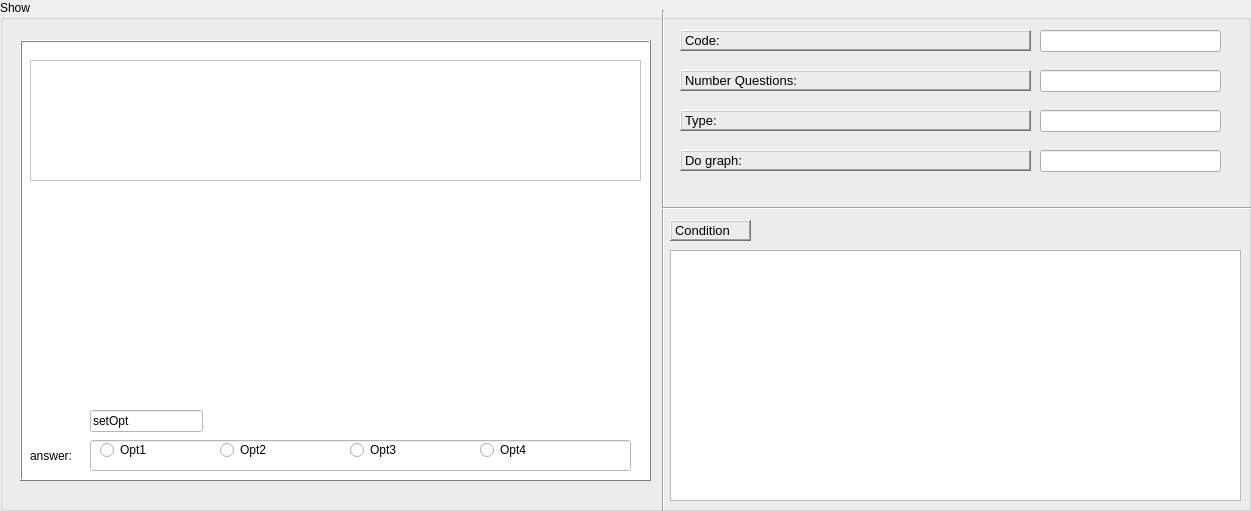
  <widget class="QGroupBox" name="groupBox_2">
   <property name="geometry">
    <rect>
     <x>10</x>
     <y>10</y>
     <width>1251</width>
     <height>511</height>
    </rect>
   </property>
   <property name="title">
    <string>Show</string>
   </property>
   <widget class="QFrame" name="frame">
    <property name="geometry">
     <rect>
      <x>20</x>
      <y>40</y>
      <width>631</width>
      <height>441</height>
     </rect>
    </property>
    <property name="palette">
     <palette>
      <active>
       <colorrole role="WindowText">
        <brush brushstyle="SolidPattern">
         <color alpha="255">
          <red>0</red>
          <green>0</green>
          <blue>0</blue>
         </color>
        </brush>
       </colorrole>
       <colorrole role="Button">
        <brush brushstyle="SolidPattern">
         <color alpha="255">
          <red>255</red>
          <green>255</green>
          <blue>255</blue>
         </color>
        </brush>
       </colorrole>
       <colorrole role="Light">
        <brush brushstyle="SolidPattern">
         <color alpha="255">
          <red>255</red>
          <green>255</green>
          <blue>255</blue>
         </color>
        </brush>
       </colorrole>
       <colorrole role="Midlight">
        <brush brushstyle="SolidPattern">
         <color alpha="255">
          <red>255</red>
          <green>255</green>
          <blue>255</blue>
         </color>
        </brush>
       </colorrole>
       <colorrole role="Dark">
        <brush brushstyle="SolidPattern">
         <color alpha="255">
          <red>127</red>
          <green>127</green>
          <blue>127</blue>
         </color>
        </brush>
       </colorrole>
       <colorrole role="Mid">
        <brush brushstyle="SolidPattern">
         <color alpha="255">
          <red>170</red>
          <green>170</green>
          <blue>170</blue>
         </color>
        </brush>
       </colorrole>
       <colorrole role="Text">
        <brush brushstyle="SolidPattern">
         <color alpha="255">
          <red>0</red>
          <green>0</green>
          <blue>0</blue>
         </color>
        </brush>
       </colorrole>
       <colorrole role="BrightText">
        <brush brushstyle="SolidPattern">
         <color alpha="255">
          <red>255</red>
          <green>255</green>
          <blue>255</blue>
         </color>
        </brush>
       </colorrole>
       <colorrole role="ButtonText">
        <brush brushstyle="SolidPattern">
         <color alpha="255">
          <red>0</red>
          <green>0</green>
          <blue>0</blue>
         </color>
        </brush>
       </colorrole>
       <colorrole role="Base">
        <brush brushstyle="SolidPattern">
         <color alpha="255">
          <red>255</red>
          <green>255</green>
          <blue>255</blue>
         </color>
        </brush>
       </colorrole>
       <colorrole role="Window">
        <brush brushstyle="SolidPattern">
         <color alpha="255">
          <red>255</red>
          <green>255</green>
          <blue>255</blue>
         </color>
        </brush>
       </colorrole>
       <colorrole role="Shadow">
        <brush brushstyle="SolidPattern">
         <color alpha="255">
          <red>0</red>
          <green>0</green>
          <blue>0</blue>
         </color>
        </brush>
       </colorrole>
       <colorrole role="AlternateBase">
        <brush brushstyle="SolidPattern">
         <color alpha="255">
          <red>255</red>
          <green>255</green>
          <blue>255</blue>
         </color>
        </brush>
       </colorrole>
       <colorrole role="ToolTipBase">
        <brush brushstyle="SolidPattern">
         <color alpha="255">
          <red>255</red>
          <green>255</green>
          <blue>220</blue>
         </color>
        </brush>
       </colorrole>
       <colorrole role="ToolTipText">
        <brush brushstyle="SolidPattern">
         <color alpha="255">
          <red>0</red>
          <green>0</green>
          <blue>0</blue>
         </color>
        </brush>
       </colorrole>
       <colorrole role="PlaceholderText">
        <brush brushstyle="SolidPattern">
         <color alpha="128">
          <red>0</red>
          <green>0</green>
          <blue>0</blue>
         </color>
        </brush>
       </colorrole>
      </active>
      <inactive>
       <colorrole role="WindowText">
        <brush brushstyle="SolidPattern">
         <color alpha="255">
          <red>0</red>
          <green>0</green>
          <blue>0</blue>
         </color>
        </brush>
       </colorrole>
       <colorrole role="Button">
        <brush brushstyle="SolidPattern">
         <color alpha="255">
          <red>255</red>
          <green>255</green>
          <blue>255</blue>
         </color>
        </brush>
       </colorrole>
       <colorrole role="Light">
        <brush brushstyle="SolidPattern">
         <color alpha="255">
          <red>255</red>
          <green>255</green>
          <blue>255</blue>
         </color>
        </brush>
       </colorrole>
       <colorrole role="Midlight">
        <brush brushstyle="SolidPattern">
         <color alpha="255">
          <red>255</red>
          <green>255</green>
          <blue>255</blue>
         </color>
        </brush>
       </colorrole>
       <colorrole role="Dark">
        <brush brushstyle="SolidPattern">
         <color alpha="255">
          <red>127</red>
          <green>127</green>
          <blue>127</blue>
         </color>
        </brush>
       </colorrole>
       <colorrole role="Mid">
        <brush brushstyle="SolidPattern">
         <color alpha="255">
          <red>170</red>
          <green>170</green>
          <blue>170</blue>
         </color>
        </brush>
       </colorrole>
       <colorrole role="Text">
        <brush brushstyle="SolidPattern">
         <color alpha="255">
          <red>0</red>
          <green>0</green>
          <blue>0</blue>
         </color>
        </brush>
       </colorrole>
       <colorrole role="BrightText">
        <brush brushstyle="SolidPattern">
         <color alpha="255">
          <red>255</red>
          <green>255</green>
          <blue>255</blue>
         </color>
        </brush>
       </colorrole>
       <colorrole role="ButtonText">
        <brush brushstyle="SolidPattern">
         <color alpha="255">
          <red>0</red>
          <green>0</green>
          <blue>0</blue>
         </color>
        </brush>
       </colorrole>
       <colorrole role="Base">
        <brush brushstyle="SolidPattern">
         <color alpha="255">
          <red>255</red>
          <green>255</green>
          <blue>255</blue>
         </color>
        </brush>
       </colorrole>
       <colorrole role="Window">
        <brush brushstyle="SolidPattern">
         <color alpha="255">
          <red>255</red>
          <green>255</green>
          <blue>255</blue>
         </color>
        </brush>
       </colorrole>
       <colorrole role="Shadow">
        <brush brushstyle="SolidPattern">
         <color alpha="255">
          <red>0</red>
          <green>0</green>
          <blue>0</blue>
         </color>
        </brush>
       </colorrole>
       <colorrole role="AlternateBase">
        <brush brushstyle="SolidPattern">
         <color alpha="255">
          <red>255</red>
          <green>255</green>
          <blue>255</blue>
         </color>
        </brush>
       </colorrole>
       <colorrole role="ToolTipBase">
        <brush brushstyle="SolidPattern">
         <color alpha="255">
          <red>255</red>
          <green>255</green>
          <blue>220</blue>
         </color>
        </brush>
       </colorrole>
       <colorrole role="ToolTipText">
        <brush brushstyle="SolidPattern">
         <color alpha="255">
          <red>0</red>
          <green>0</green>
          <blue>0</blue>
         </color>
        </brush>
       </colorrole>
       <colorrole role="PlaceholderText">
        <brush brushstyle="SolidPattern">
         <color alpha="128">
          <red>0</red>
          <green>0</green>
          <blue>0</blue>
         </color>
        </brush>
       </colorrole>
      </inactive>
      <disabled>
       <colorrole role="WindowText">
        <brush brushstyle="SolidPattern">
         <color alpha="255">
          <red>127</red>
          <green>127</green>
          <blue>127</blue>
         </color>
        </brush>
       </colorrole>
       <colorrole role="Button">
        <brush brushstyle="SolidPattern">
         <color alpha="255">
          <red>255</red>
          <green>255</green>
          <blue>255</blue>
         </color>
        </brush>
       </colorrole>
       <colorrole role="Light">
        <brush brushstyle="SolidPattern">
         <color alpha="255">
          <red>255</red>
          <green>255</green>
          <blue>255</blue>
         </color>
        </brush>
       </colorrole>
       <colorrole role="Midlight">
        <brush brushstyle="SolidPattern">
         <color alpha="255">
          <red>255</red>
          <green>255</green>
          <blue>255</blue>
         </color>
        </brush>
       </colorrole>
       <colorrole role="Dark">
        <brush brushstyle="SolidPattern">
         <color alpha="255">
          <red>127</red>
          <green>127</green>
          <blue>127</blue>
         </color>
        </brush>
       </colorrole>
       <colorrole role="Mid">
        <brush brushstyle="SolidPattern">
         <color alpha="255">
          <red>170</red>
          <green>170</green>
          <blue>170</blue>
         </color>
        </brush>
       </colorrole>
       <colorrole role="Text">
        <brush brushstyle="SolidPattern">
         <color alpha="255">
          <red>127</red>
          <green>127</green>
          <blue>127</blue>
         </color>
        </brush>
       </colorrole>
       <colorrole role="BrightText">
        <brush brushstyle="SolidPattern">
         <color alpha="255">
          <red>255</red>
          <green>255</green>
          <blue>255</blue>
         </color>
        </brush>
       </colorrole>
       <colorrole role="ButtonText">
        <brush brushstyle="SolidPattern">
         <color alpha="255">
          <red>127</red>
          <green>127</green>
          <blue>127</blue>
         </color>
        </brush>
       </colorrole>
       <colorrole role="Base">
        <brush brushstyle="SolidPattern">
         <color alpha="255">
          <red>255</red>
          <green>255</green>
          <blue>255</blue>
         </color>
        </brush>
       </colorrole>
       <colorrole role="Window">
        <brush brushstyle="SolidPattern">
         <color alpha="255">
          <red>255</red>
          <green>255</green>
          <blue>255</blue>
         </color>
        </brush>
       </colorrole>
       <colorrole role="Shadow">
        <brush brushstyle="SolidPattern">
         <color alpha="255">
          <red>0</red>
          <green>0</green>
          <blue>0</blue>
         </color>
        </brush>
       </colorrole>
       <colorrole role="AlternateBase">
        <brush brushstyle="SolidPattern">
         <color alpha="255">
          <red>255</red>
          <green>255</green>
          <blue>255</blue>
         </color>
        </brush>
       </colorrole>
       <colorrole role="ToolTipBase">
        <brush brushstyle="SolidPattern">
         <color alpha="255">
          <red>255</red>
          <green>255</green>
          <blue>220</blue>
         </color>
        </brush>
       </colorrole>
       <colorrole role="ToolTipText">
        <brush brushstyle="SolidPattern">
         <color alpha="255">
          <red>0</red>
          <green>0</green>
          <blue>0</blue>
         </color>
        </brush>
       </colorrole>
       <colorrole role="PlaceholderText">
        <brush brushstyle="SolidPattern">
         <color alpha="128">
          <red>0</red>
          <green>0</green>
          <blue>0</blue>
         </color>
        </brush>
       </colorrole>
      </disabled>
     </palette>
    </property>
    <property name="autoFillBackground">
     <bool>true</bool>
    </property>
    <property name="frameShape">
     <enum>QFrame::Box</enum>
    </property>
    <property name="frameShadow">
     <enum>QFrame::Raised</enum>
    </property>
    <widget class="QPlainTextEdit" name="plainTextEdit_3">
     <property name="geometry">
      <rect>
       <x>10</x>
       <y>20</y>
       <width>611</width>
       <height>121</height>
      </rect>
     </property>
     <property name="font">
      <font>
       <pointsize>10</pointsize>
       <weight>50</weight>
       <bold>false</bold>
      </font>
     </property>
    </widget>
    <widget class="QLabel" name="label_6">
     <property name="geometry">
      <rect>
       <x>10</x>
       <y>405</y>
       <width>51</width>
       <height>21</height>
      </rect>
     </property>
     <property name="font">
      <font>
       <pointsize>9</pointsize>
      </font>
     </property>
     <property name="text">
      <string>answer:</string>
     </property>
    </widget>
    <widget class="QLineEdit" name="lineEdit_8">
     <property name="geometry">
      <rect>
       <x>70</x>
       <y>400</y>
       <width>541</width>
       <height>31</height>
      </rect>
     </property>
    </widget>
    <widget class="QRadioButton" name="radioButton">
     <property name="geometry">
      <rect>
       <x>80</x>
       <y>400</y>
       <width>95</width>
       <height>20</height>
      </rect>
     </property>
     <property name="text">
      <string>Opt1</string>
     </property>
    </widget>
    <widget class="QRadioButton" name="radioButton_2">
     <property name="geometry">
      <rect>
       <x>200</x>
       <y>400</y>
       <width>95</width>
       <height>20</height>
      </rect>
     </property>
     <property name="text">
      <string>Opt2</string>
     </property>
    </widget>
    <widget class="QRadioButton" name="radioButton_3">
     <property name="geometry">
      <rect>
       <x>330</x>
       <y>400</y>
       <width>95</width>
       <height>20</height>
      </rect>
     </property>
     <property name="text">
      <string>Opt3</string>
     </property>
    </widget>
    <widget class="QRadioButton" name="radioButton_4">
     <property name="geometry">
      <rect>
       <x>460</x>
       <y>400</y>
       <width>95</width>
       <height>20</height>
      </rect>
     </property>
     <property name="text">
      <string>Opt4</string>
     </property>
    </widget>
    <widget class="QLineEdit" name="lineEdit_9">
     <property name="geometry">
      <rect>
       <x>70</x>
       <y>370</y>
       <width>113</width>
       <height>22</height>
      </rect>
     </property>
     <property name="text">
      <string>setOpt</string>
     </property>
    </widget>
    <widget class="QLabel" name="IMAGE">
     <property name="geometry">
      <rect>
       <x>40</x>
       <y>180</y>
       <width>151</width>
       <height>151</height>
      </rect>
     </property>
     <property name="text">
      <string/>
     </property>
    </widget>
   </widget>
   <widget class="Line" name="line_2">
    <property name="geometry">
     <rect>
      <x>653</x>
      <y>10</y>
      <width>20</width>
      <height>501</height>
     </rect>
    </property>
    <property name="orientation">
     <enum>Qt::Vertical</enum>
    </property>
   </widget>
   <widget class="QLineEdit" name="lineEdit">
    <property name="geometry">
     <rect>
      <x>1040</x>
      <y>30</y>
      <width>181</width>
      <height>22</height>
     </rect>
    </property>
    <property name="readOnly">
     <bool>true</bool>
    </property>
   </widget>
   <widget class="QLabel" name="label">
    <property name="geometry">
     <rect>
      <x>680</x>
      <y>30</y>
      <width>351</width>
      <height>21</height>
     </rect>
    </property>
    <property name="font">
     <font>
      <pointsize>10</pointsize>
     </font>
    </property>
    <property name="frameShape">
     <enum>QFrame::WinPanel</enum>
    </property>
    <property name="frameShadow">
     <enum>QFrame::Raised</enum>
    </property>
    <property name="text">
     <string>Code:</string>
    </property>
   </widget>
   <widget class="QLabel" name="label_2">
    <property name="geometry">
     <rect>
      <x>680</x>
      <y>70</y>
      <width>351</width>
      <height>21</height>
     </rect>
    </property>
    <property name="font">
     <font>
      <pointsize>10</pointsize>
     </font>
    </property>
    <property name="frameShape">
     <enum>QFrame::WinPanel</enum>
    </property>
    <property name="frameShadow">
     <enum>QFrame::Raised</enum>
    </property>
    <property name="text">
     <string>Number Questions:</string>
    </property>
   </widget>
   <widget class="QLabel" name="label_3">
    <property name="geometry">
     <rect>
      <x>680</x>
      <y>110</y>
      <width>351</width>
      <height>21</height>
     </rect>
    </property>
    <property name="font">
     <font>
      <pointsize>10</pointsize>
     </font>
    </property>
    <property name="frameShape">
     <enum>QFrame::WinPanel</enum>
    </property>
    <property name="frameShadow">
     <enum>QFrame::Raised</enum>
    </property>
    <property name="text">
     <string>Type:</string>
    </property>
   </widget>
   <widget class="QLabel" name="label_4">
    <property name="geometry">
     <rect>
      <x>680</x>
      <y>150</y>
      <width>351</width>
      <height>21</height>
     </rect>
    </property>
    <property name="font">
     <font>
      <pointsize>10</pointsize>
     </font>
    </property>
    <property name="frameShape">
     <enum>QFrame::WinPanel</enum>
    </property>
    <property name="frameShadow">
     <enum>QFrame::Raised</enum>
    </property>
    <property name="text">
     <string>Do graph:</string>
    </property>
   </widget>
   <widget class="QLineEdit" name="lineEdit_2">
    <property name="geometry">
     <rect>
      <x>1040</x>
      <y>70</y>
      <width>181</width>
      <height>22</height>
     </rect>
    </property>
    <property name="readOnly">
     <bool>true</bool>
    </property>
   </widget>
   <widget class="QLineEdit" name="lineEdit_3">
    <property name="geometry">
     <rect>
      <x>1040</x>
      <y>110</y>
      <width>181</width>
      <height>22</height>
     </rect>
    </property>
    <property name="readOnly">
     <bool>true</bool>
    </property>
   </widget>
   <widget class="QLineEdit" name="lineEdit_4">
    <property name="geometry">
     <rect>
      <x>1040</x>
      <y>150</y>
      <width>181</width>
      <height>22</height>
     </rect>
    </property>
    <property name="readOnly">
     <bool>true</bool>
    </property>
   </widget>
   <widget class="Line" name="line_3">
    <property name="geometry">
     <rect>
      <x>662</x>
      <y>200</y>
      <width>611</width>
      <height>16</height>
     </rect>
    </property>
    <property name="orientation">
     <enum>Qt::Horizontal</enum>
    </property>
   </widget>
   <widget class="QPlainTextEdit" name="plainTextEdit">
    <property name="geometry">
     <rect>
      <x>670</x>
      <y>250</y>
      <width>571</width>
      <height>251</height>
     </rect>
    </property>
    <property name="font">
     <font>
      <pointsize>11</pointsize>
     </font>
    </property>
    <property name="readOnly">
     <bool>true</bool>
    </property>
    <property name="plainText">
     <string/>
    </property>
   </widget>
   <widget class="QLabel" name="label_5">
    <property name="geometry">
     <rect>
      <x>670</x>
      <y>220</y>
      <width>81</width>
      <height>21</height>
     </rect>
    </property>
    <property name="font">
     <font>
      <pointsize>10</pointsize>
     </font>
    </property>
    <property name="frameShape">
     <enum>QFrame::WinPanel</enum>
    </property>
    <property name="frameShadow">
     <enum>QFrame::Raised</enum>
    </property>
    <property name="text">
     <string>Condition</string>
    </property>
   </widget>
  </widget>
